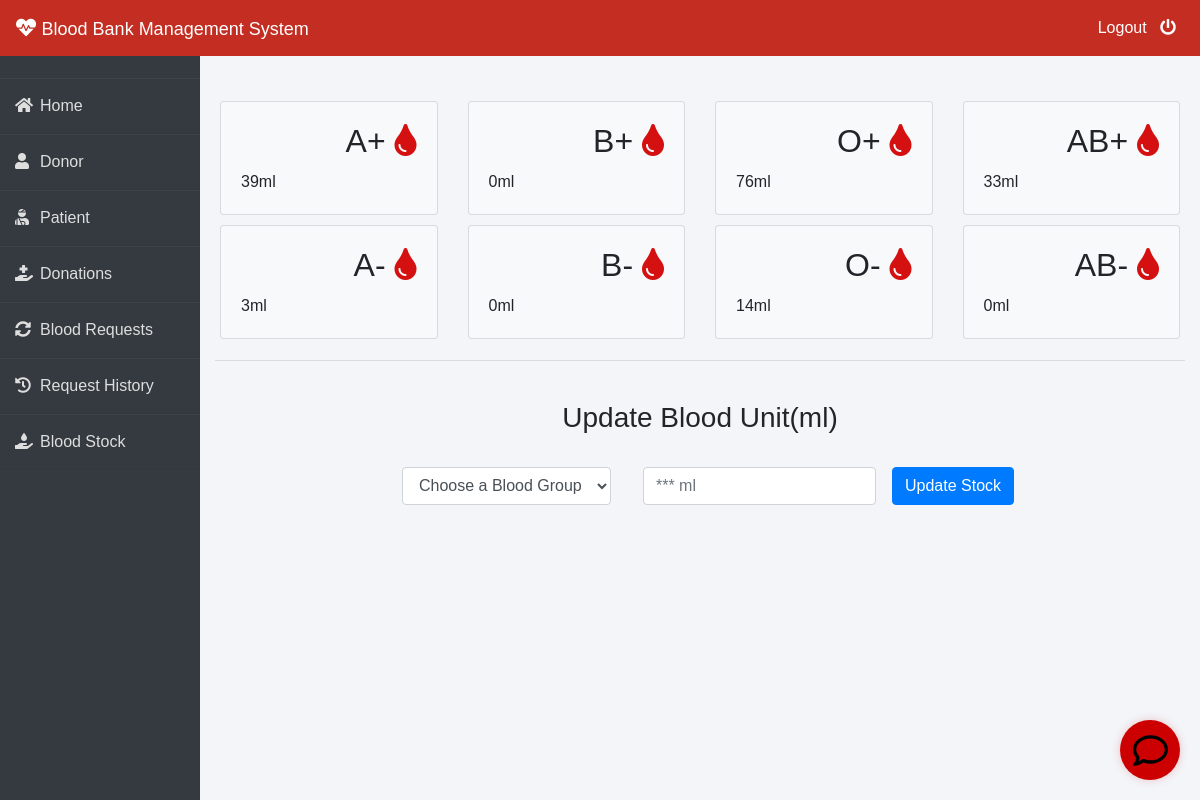
Before: /admin-blood (signed in) with the older database file.
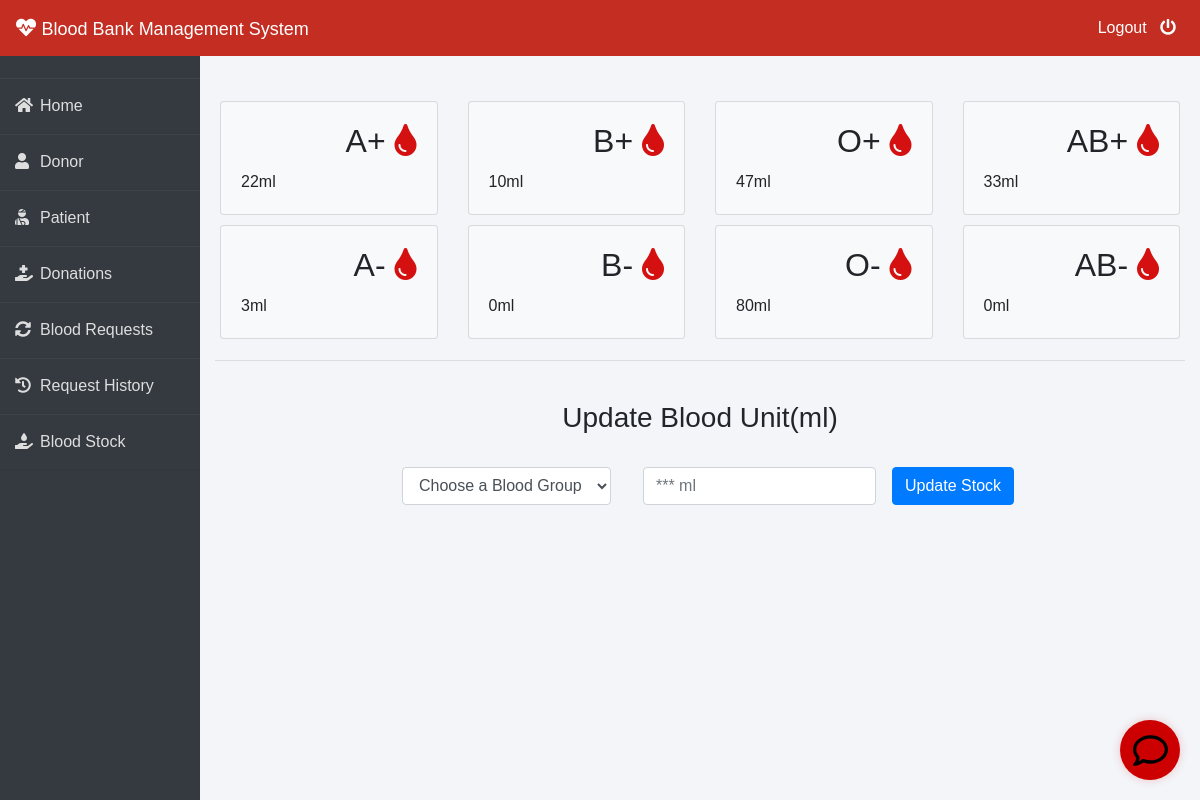
After: the same page with the newer database file.
### blood/models.py (models this page shows, shortened)
class Stock(models.Model):
    bloodgroup=models.CharField(max_length=10)
    unit=models.PositiveIntegerField(default=0)

### blood/views.py (the view, shortened to what this page needs)
# urls.py: path('admin-blood', views.admin_blood_view,name='admin-blood'),
@login_required(login_url='adminlogin')
def admin_blood_view(request):
    dict={
        'bloodForm':forms.BloodForm(),
        'A1':models.Stock.objects.get(bloodgroup="A+"),
        'A2':models.Stock.objects.get(bloodgroup="A-"),
        'B1':models.Stock.objects.get(bloodgroup="B+"),
        'B2':models.Stock.objects.get(bloodgroup="B-"),
        'AB1':models.Stock.objects.get(bloodgroup="AB+"),
        'AB2':models.Stock.objects.get(bloodgroup="AB-"),
        'O1':models.Stock.objects.get(bloodgroup="O+"),
        'O2':models.Stock.objects.get(bloodgroup="O-"),
    }
    return render(request,'blood/admin_blood.html',context=dict)

### blood/forms.py
class BloodForm(forms.ModelForm):
    class Meta:
        model=models.Stock
        fields=['bloodgroup','unit']

### templates/blood/admin_blood.html (shortened to what this page needs)
{% extends 'blood/adminbase.html' %}
{% block content %}
{% load widget_tweaks %}
<br><br>
<div class="container">
    <div class="row">
      <div class="col-sm-3">
        <div class="card bg-light">
          <div class="card-body">
              <div class="blood">
                  <h2>A+ <i class="fas fa-tint"></i></h2>
              </div><br><br>
              <div>
                  {{A1.unit}}ml
              </div>
          </div>
        </div>
      </div>
      <div class="col-sm-3">
          <div class="card bg-light">
              <div class="card-body">
                  <div class="blood">
                      <h2>B+ <i class="fas fa-tint"></i></h2>
                  </div><br><br>
                  <div>
                    {{B1.unit}}ml
                  </div>
              </div>
            </div>
      </div>
      <div class="col-sm-3">
          <div class="card bg-light">
              <div class="card-body">
                  <div class="blood">
                      <h2>O+ <i class="fas fa-tint"></i></h2>
                  </div><br><br>
                  <div>
                    {{O1.unit}}ml
                  </div>
              </div>
            </div>
        </div>
        <div class="col-sm-3">
          <div class="card bg-light">
              <div class="card-body">
                  <div class="blood">
                      <h2>AB+ <i class="fas fa-tint"></i></h2>
                  </div><br><br>
                  <div>
                    {{AB1.unit}}ml
                  </div>
              </div>
            </div>
        </div>
    </div>
    <div class="row">
      <div class="col-sm-3">
        <div class="card bg-light">
          <div class="card-body">
              <div class="blood">
                  <h2>A- <i class="fas fa-tint"></i></h2>
              </div><br><br>
              <div>
                {{A2.unit}}ml
              </div>
          </div>
        </div>
      </div>
      <div class="col-sm-3">
          <div class="card bg-light">
              <div class="card-body">
                  <div class="blood">
                      <h2>B- <i class="fas fa-tint"></i></h2>
                  </div><br><br>
                  <div>
                    {{B2.unit}}ml
                  </div>
              </div>
            </div>
      </div>
      <div class="col-sm-3">
          <div class="card bg-light">
              <div class="card-body">
                  <div class="blood">
                      <h2>O- <i class="fas fa-tint"></i></h2>
                  </div><br><br>
                  <div>
                    {{O2.unit}}ml
                  </div>
              </div>
            </div>
        </div>
        <div class="col-sm-3">
          <div class="card bg-light">
              <div class="card-body">
                  <div class="blood">
                      <h2>AB- <i class="fas fa-tint"></i></h2>
                  </div><br><br>
                  <div>
                    {{AB2.unit}}ml
                  </div>
              </div>
            </div>
        </div>
    </div>
<hr>
<br>
<h3 class="text-center">Update Blood Unit(ml)</h3><br>
<div class="xyz">
    <form class="form-inline" method="POST">
        <div class="form-group mx-sm-3 mb-6">
            <select name="bloodgroup" class="form-control">
                <option disabled="disabled" selected="selected">Choose a Blood Group</option>
            </select>
          </div>
        <div class="form-group mx-sm-3 mb-6">
          <input type="number" class="form-control" name="unit" placeholder="*** ml">
        </div>
        <button type="submit" class="btn btn-primary">Update Stock</button>
      </form>
</div>
</div>
{% endblock content %}

Changed rows visible on the page:
changed Stock (number 1 of 8 on the later page): unit "39" → "22"
changed Stock (number 2 of 8 on the later page): unit "0" → "10"
changed Stock (number 3 of 8 on the later page): unit "76" → "47"
changed Stock (number 7 of 8 on the later page): unit "14" → "80"
